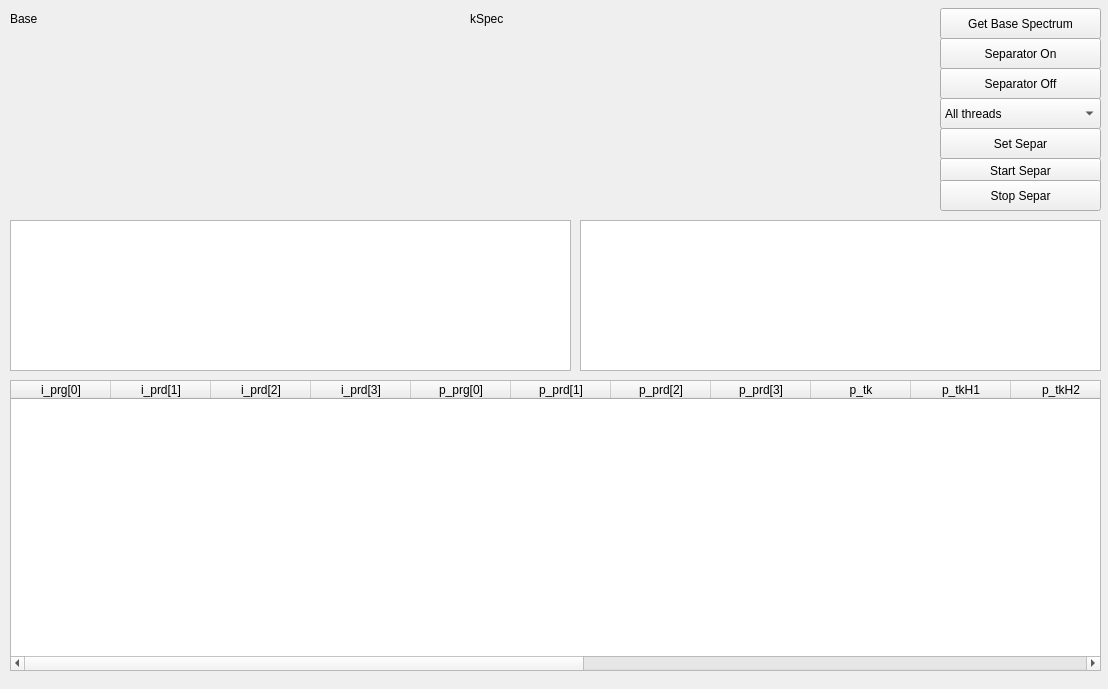
<?xml version="1.0" encoding="UTF-8"?>
<ui version="4.0">
 <class>testTableWidget</class>
 <widget class="QWidget" name="testTableWidget">
  <property name="geometry">
   <rect>
    <x>0</x>
    <y>0</y>
    <width>1108</width>
    <height>689</height>
   </rect>
  </property>
  <property name="windowTitle">
   <string>Form</string>
  </property>
  <widget class="SPRSpectrumGraphicsWidget" name="baseGrapthics" native="true">
   <property name="geometry">
    <rect>
     <x>10</x>
     <y>30</y>
     <width>451</width>
     <height>171</height>
    </rect>
   </property>
  </widget>
  <widget class="QComboBox" name="cbThread">
   <property name="geometry">
    <rect>
     <x>940</x>
     <y>98</y>
     <width>161</width>
     <height>31</height>
    </rect>
   </property>
   <property name="currentIndex">
    <number>4</number>
   </property>
   <item>
    <property name="text">
     <string>thread 1</string>
    </property>
   </item>
   <item>
    <property name="text">
     <string>thread 2</string>
    </property>
   </item>
   <item>
    <property name="text">
     <string>thread 3</string>
    </property>
   </item>
   <item>
    <property name="text">
     <string>thread 4</string>
    </property>
   </item>
   <item>
    <property name="text">
     <string>All threads</string>
    </property>
   </item>
  </widget>
  <widget class="QTableWidget" name="workSeparTable">
   <property name="geometry">
    <rect>
     <x>10</x>
     <y>380</y>
     <width>1091</width>
     <height>291</height>
    </rect>
   </property>
   <column>
    <property name="text">
     <string>i_prg[0]</string>
    </property>
   </column>
   <column>
    <property name="text">
     <string>i_prd[1]</string>
    </property>
   </column>
   <column>
    <property name="text">
     <string>i_prd[2]</string>
    </property>
   </column>
   <column>
    <property name="text">
     <string>i_prd[3]</string>
    </property>
   </column>
   <column>
    <property name="text">
     <string>p_prg[0]</string>
    </property>
   </column>
   <column>
    <property name="text">
     <string>p_prd[1]</string>
    </property>
   </column>
   <column>
    <property name="text">
     <string>p_prd[2]</string>
    </property>
   </column>
   <column>
    <property name="text">
     <string>p_prd[3]</string>
    </property>
   </column>
   <column>
    <property name="text">
     <string>p_tk</string>
    </property>
   </column>
   <column>
    <property name="text">
     <string>p_tkH1</string>
    </property>
   </column>
   <column>
    <property name="text">
     <string>p_tkH2</string>
    </property>
   </column>
   <column>
    <property name="text">
     <string>p_tkH3</string>
    </property>
   </column>
   <column>
    <property name="text">
     <string>w_count</string>
    </property>
   </column>
   <column>
    <property name="text">
     <string>s_rst1</string>
    </property>
   </column>
   <column>
    <property name="text">
     <string>s_rst2</string>
    </property>
   </column>
   <column>
    <property name="text">
     <string>s_rst3</string>
    </property>
   </column>
   <column>
    <property name="text">
     <string>s_rst4</string>
    </property>
   </column>
   <column>
    <property name="text">
     <string>s_rst5</string>
    </property>
   </column>
   <column>
    <property name="text">
     <string>error</string>
    </property>
   </column>
  </widget>
  <widget class="SPRSpectrumListTable" name="baseTable">
   <property name="geometry">
    <rect>
     <x>10</x>
     <y>220</y>
     <width>561</width>
     <height>151</height>
    </rect>
   </property>
  </widget>
  <widget class="QPushButton" name="bSeparatorOff">
   <property name="geometry">
    <rect>
     <x>940</x>
     <y>68</y>
     <width>161</width>
     <height>31</height>
    </rect>
   </property>
   <property name="text">
    <string>Separator Off</string>
   </property>
  </widget>
  <widget class="QPushButton" name="bSeparatorOn">
   <property name="geometry">
    <rect>
     <x>940</x>
     <y>38</y>
     <width>161</width>
     <height>31</height>
    </rect>
   </property>
   <property name="text">
    <string>Separator On</string>
   </property>
  </widget>
  <widget class="QPushButton" name="bGetBaseSpectrum">
   <property name="geometry">
    <rect>
     <x>940</x>
     <y>8</y>
     <width>161</width>
     <height>31</height>
    </rect>
   </property>
   <property name="text">
    <string>Get Base Spectrum</string>
   </property>
  </widget>
  <widget class="QPushButton" name="bSetSepar">
   <property name="geometry">
    <rect>
     <x>940</x>
     <y>128</y>
     <width>161</width>
     <height>31</height>
    </rect>
   </property>
   <property name="text">
    <string>Set Separ</string>
   </property>
  </widget>
  <widget class="QPushButton" name="bStartSepar">
   <property name="geometry">
    <rect>
     <x>940</x>
     <y>158</y>
     <width>161</width>
     <height>25</height>
    </rect>
   </property>
   <property name="text">
    <string>Start Separ</string>
   </property>
  </widget>
  <widget class="SPRSpectrumGraphicsWidget" name="kSpertGraphic" native="true">
   <property name="geometry">
    <rect>
     <x>470</x>
     <y>30</y>
     <width>461</width>
     <height>171</height>
    </rect>
   </property>
  </widget>
  <widget class="QLabel" name="label">
   <property name="geometry">
    <rect>
     <x>10</x>
     <y>10</y>
     <width>67</width>
     <height>17</height>
    </rect>
   </property>
   <property name="text">
    <string>Base</string>
   </property>
  </widget>
  <widget class="QLabel" name="label_2">
   <property name="geometry">
    <rect>
     <x>470</x>
     <y>10</y>
     <width>67</width>
     <height>17</height>
    </rect>
   </property>
   <property name="text">
    <string>kSpec</string>
   </property>
  </widget>
  <widget class="SPRSpectrumSmallTable" name="kspectTable">
   <property name="geometry">
    <rect>
     <x>580</x>
     <y>220</y>
     <width>521</width>
     <height>151</height>
    </rect>
   </property>
   <property name="alternatingRowColors">
    <bool>true</bool>
   </property>
   <property name="selectionBehavior">
    <enum>QAbstractItemView::SelectRows</enum>
   </property>
  </widget>
  <widget class="QPushButton" name="bStopSepar">
   <property name="geometry">
    <rect>
     <x>940</x>
     <y>180</y>
     <width>161</width>
     <height>31</height>
    </rect>
   </property>
   <property name="text">
    <string>Stop Separ</string>
   </property>
  </widget>
  <widget class="TCPTimeOutWigget" name="towidget" native="true">
   <property name="geometry">
    <rect>
     <x>750</x>
     <y>580</y>
     <width>351</width>
     <height>101</height>
    </rect>
   </property>
  </widget>
 </widget>
 <customwidgets>
  <customwidget>
   <class>SPRSpectrumGraphicsWidget</class>
   <extends>QWidget</extends>
   <header>sprspectrumgraphicswidget.h</header>
   <container>1</container>
  </customwidget>
  <customwidget>
   <class>SPRSpectrumListTable</class>
   <extends>QTableWidget</extends>
   <header>sprspectrumlisttable.h</header>
  </customwidget>
  <customwidget>
   <class>SPRSpectrumSmallTable</class>
   <extends>QTableWidget</extends>
   <header>sprspectrumsmalltable.h</header>
  </customwidget>
  <customwidget>
   <class>TCPTimeOutWigget</class>
   <extends>QWidget</extends>
   <header>tcp/tcptimeoutwigget.h</header>
   <container>1</container>
  </customwidget>
 </customwidgets>
 <resources/>
 <connections/>
</ui>
